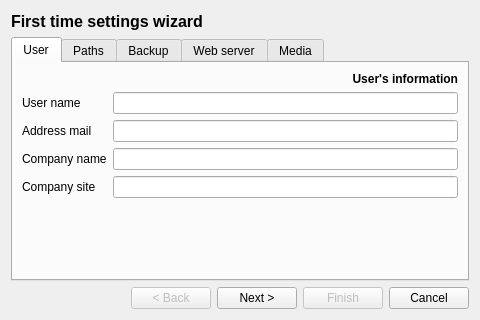
<?xml version="1.0" encoding="UTF-8"?>
<ui version="4.0">
 <class>Dialog</class>
 <widget class="QDialog" name="Dialog">
  <property name="geometry">
   <rect>
    <x>0</x>
    <y>0</y>
    <width>480</width>
    <height>320</height>
   </rect>
  </property>
  <property name="windowTitle">
   <string>Bside</string>
  </property>
  <layout class="QGridLayout" name="gridLayout">
   <item row="2" column="0">
    <widget class="QTabWidget" name="tabWidget">
     <property name="tabPosition">
      <enum>QTabWidget::North</enum>
     </property>
     <property name="currentIndex">
      <number>0</number>
     </property>
     <widget class="QWidget" name="tab_01">
      <attribute name="title">
       <string>User</string>
      </attribute>
      <layout class="QGridLayout" name="gridLayout_2">
       <item row="0" column="0">
        <layout class="QFormLayout" name="formLayout">
         <item row="1" column="0">
          <widget class="QLabel" name="label">
           <property name="text">
            <string>User name</string>
           </property>
          </widget>
         </item>
         <item row="2" column="0">
          <widget class="QLabel" name="label_2">
           <property name="text">
            <string>Address mail</string>
           </property>
          </widget>
         </item>
         <item row="2" column="1">
          <widget class="QLineEdit" name="txt_PROJECT_MAIL"/>
         </item>
         <item row="1" column="1">
          <widget class="QLineEdit" name="txt_PROJECT_USER_NAME"/>
         </item>
         <item row="3" column="0">
          <widget class="QLabel" name="label_3">
           <property name="text">
            <string>Company name</string>
           </property>
          </widget>
         </item>
         <item row="3" column="1">
          <widget class="QLineEdit" name="txt_PROJECT_COMPANY"/>
         </item>
         <item row="4" column="0">
          <widget class="QLabel" name="label_4">
           <property name="text">
            <string>Company site</string>
           </property>
          </widget>
         </item>
         <item row="4" column="1">
          <widget class="QLineEdit" name="txt_PROJECT_SITE"/>
         </item>
         <item row="0" column="1">
          <widget class="QLabel" name="label_5">
           <property name="font">
            <font>
             <weight>75</weight>
             <bold>true</bold>
            </font>
           </property>
           <property name="text">
            <string>User's information</string>
           </property>
           <property name="alignment">
            <set>Qt::AlignRight|Qt::AlignTrailing|Qt::AlignVCenter</set>
           </property>
          </widget>
         </item>
        </layout>
       </item>
      </layout>
     </widget>
     <widget class="QWidget" name="tab_02">
      <attribute name="title">
       <string>Paths</string>
      </attribute>
      <layout class="QGridLayout" name="gridLayout_3">
       <item row="0" column="0">
        <layout class="QFormLayout" name="formLayout_2">
         <item row="1" column="0">
          <widget class="QLabel" name="label_6">
           <property name="text">
            <string>Sources repository</string>
           </property>
          </widget>
         </item>
         <item row="1" column="1">
          <layout class="QHBoxLayout" name="horizontalLayout">
           <item>
            <widget class="QLineEdit" name="txt_BSIDE_REPOSITORY"/>
           </item>
           <item>
            <widget class="QPushButton" name="btn_BSIDE_REPOSITORY">
             <property name="text">
              <string>...</string>
             </property>
            </widget>
           </item>
          </layout>
         </item>
         <item row="2" column="0">
          <widget class="QLabel" name="label_7">
           <property name="text">
            <string>Python help file</string>
           </property>
          </widget>
         </item>
         <item row="2" column="1">
          <layout class="QHBoxLayout" name="horizontalLayout_2">
           <item>
            <widget class="QLineEdit" name="txt_BSIDE_PYTHON_HELP_FILE"/>
           </item>
           <item>
            <widget class="QPushButton" name="btn_BSIDE_PYTHON_HELP_FILE">
             <property name="text">
              <string>...</string>
             </property>
            </widget>
           </item>
          </layout>
         </item>
         <item row="3" column="0">
          <widget class="QLabel" name="label_8">
           <property name="text">
            <string>QtDesigner path</string>
           </property>
          </widget>
         </item>
         <item row="3" column="1">
          <layout class="QHBoxLayout" name="horizontalLayout_3">
           <item>
            <widget class="QLineEdit" name="txt_BSIDE_QTDESIGNER_PATH"/>
           </item>
           <item>
            <widget class="QPushButton" name="btn_BSIDE_QTDESIGNER_PATH">
             <property name="text">
              <string>...</string>
             </property>
            </widget>
           </item>
          </layout>
         </item>
         <item row="0" column="1">
          <widget class="QLabel" name="label_9">
           <property name="font">
            <font>
             <weight>75</weight>
             <bold>true</bold>
            </font>
           </property>
           <property name="text">
            <string>Specific paths</string>
           </property>
           <property name="alignment">
            <set>Qt::AlignRight|Qt::AlignTrailing|Qt::AlignVCenter</set>
           </property>
          </widget>
         </item>
        </layout>
       </item>
      </layout>
     </widget>
     <widget class="QWidget" name="tab_03">
      <attribute name="title">
       <string>Backup</string>
      </attribute>
      <layout class="QGridLayout" name="gridLayout_4">
       <item row="0" column="0">
        <layout class="QFormLayout" name="formLayout_3">
         <item row="1" column="0">
          <widget class="QLabel" name="label_10">
           <property name="text">
            <string>Backup enabled</string>
           </property>
          </widget>
         </item>
         <item row="1" column="1">
          <widget class="QCheckBox" name="chk_BACKUP_ENABLED">
           <property name="text">
            <string/>
           </property>
          </widget>
         </item>
         <item row="2" column="0">
          <widget class="QLabel" name="label_11">
           <property name="text">
            <string>Backup path</string>
           </property>
          </widget>
         </item>
         <item row="2" column="1">
          <layout class="QHBoxLayout" name="horizontalLayout_4">
           <item>
            <widget class="QLineEdit" name="txt_BACKUP_PATH"/>
           </item>
           <item>
            <widget class="QPushButton" name="btn_BACKUP_PATH">
             <property name="text">
              <string>...</string>
             </property>
            </widget>
           </item>
          </layout>
         </item>
         <item row="3" column="0">
          <widget class="QLabel" name="label_12">
           <property name="text">
            <string>History retains</string>
           </property>
          </widget>
         </item>
         <item row="3" column="1">
          <widget class="QSpinBox" name="spn_BACKUP_RETAINS"/>
         </item>
         <item row="0" column="1">
          <widget class="QLabel" name="label_13">
           <property name="font">
            <font>
             <weight>75</weight>
             <bold>true</bold>
            </font>
           </property>
           <property name="text">
            <string>Backup preferences</string>
           </property>
           <property name="alignment">
            <set>Qt::AlignRight|Qt::AlignTrailing|Qt::AlignVCenter</set>
           </property>
          </widget>
         </item>
        </layout>
       </item>
      </layout>
     </widget>
     <widget class="QWidget" name="tab_04">
      <attribute name="title">
       <string>Web server</string>
      </attribute>
      <layout class="QGridLayout" name="gridLayout_5">
       <item row="0" column="0">
        <layout class="QFormLayout" name="formLayout_4">
         <item row="1" column="0">
          <widget class="QLabel" name="label_14">
           <property name="text">
            <string>Web server enabled</string>
           </property>
          </widget>
         </item>
         <item row="1" column="1">
          <widget class="QCheckBox" name="chk_WEB_SERVER_ENABLED">
           <property name="text">
            <string/>
           </property>
          </widget>
         </item>
         <item row="0" column="1">
          <widget class="QLabel" name="label_15">
           <property name="font">
            <font>
             <weight>75</weight>
             <bold>true</bold>
            </font>
           </property>
           <property name="text">
            <string>Web server settings</string>
           </property>
           <property name="alignment">
            <set>Qt::AlignRight|Qt::AlignTrailing|Qt::AlignVCenter</set>
           </property>
          </widget>
         </item>
         <item row="2" column="0">
          <widget class="QLabel" name="label_16">
           <property name="text">
            <string>Web server address</string>
           </property>
          </widget>
         </item>
         <item row="2" column="1">
          <widget class="QLineEdit" name="txt_WEB_SERVER_ADDRESS"/>
         </item>
         <item row="3" column="0">
          <widget class="QLabel" name="label_17">
           <property name="text">
            <string>Web server port</string>
           </property>
          </widget>
         </item>
         <item row="3" column="1">
          <widget class="QSpinBox" name="spn_WEB_SERVER_PORT">
           <property name="maximum">
            <number>65535</number>
           </property>
          </widget>
         </item>
         <item row="4" column="0">
          <widget class="QLabel" name="label_18">
           <property name="text">
            <string>SSL enabled</string>
           </property>
          </widget>
         </item>
         <item row="4" column="1">
          <widget class="QCheckBox" name="chk_WEB_SSL_ENABLED">
           <property name="text">
            <string/>
           </property>
          </widget>
         </item>
         <item row="5" column="0">
          <widget class="QLabel" name="label_19">
           <property name="text">
            <string>SSL private key path</string>
           </property>
          </widget>
         </item>
         <item row="5" column="1">
          <layout class="QHBoxLayout" name="horizontalLayout_5">
           <item>
            <widget class="QLineEdit" name="txt_WEB_SSL_PRIVATE_KEY"/>
           </item>
           <item>
            <widget class="QPushButton" name="btn_WEB_SSL_PRIVATE_KEY">
             <property name="text">
              <string>...</string>
             </property>
            </widget>
           </item>
          </layout>
         </item>
         <item row="6" column="0">
          <widget class="QLabel" name="label_20">
           <property name="text">
            <string>SSL certificate path</string>
           </property>
          </widget>
         </item>
         <item row="6" column="1">
          <layout class="QHBoxLayout" name="horizontalLayout_6">
           <item>
            <widget class="QLineEdit" name="txt_WEB_SSL_CERTIFICATE"/>
           </item>
           <item>
            <widget class="QPushButton" name="btn_WEB_SSL_CERTIFICATE">
             <property name="text">
              <string>...</string>
             </property>
            </widget>
           </item>
          </layout>
         </item>
        </layout>
       </item>
      </layout>
     </widget>
     <widget class="QWidget" name="tab_05">
      <attribute name="title">
       <string>Media</string>
      </attribute>
      <layout class="QGridLayout" name="gridLayout_6">
       <item row="0" column="0">
        <layout class="QFormLayout" name="formLayout_5">
         <item row="1" column="0">
          <widget class="QLabel" name="label_21">
           <property name="text">
            <string>Audio files path</string>
           </property>
          </widget>
         </item>
         <item row="1" column="1">
          <layout class="QHBoxLayout" name="horizontalLayout_7">
           <item>
            <widget class="QLineEdit" name="txt_PLAYER_A_FOLDER"/>
           </item>
           <item>
            <widget class="QPushButton" name="btn_PLAYER_A_FOLDER">
             <property name="text">
              <string>...</string>
             </property>
            </widget>
           </item>
          </layout>
         </item>
         <item row="2" column="0">
          <widget class="QLabel" name="label_22">
           <property name="text">
            <string>Video files path</string>
           </property>
          </widget>
         </item>
         <item row="2" column="1">
          <layout class="QHBoxLayout" name="horizontalLayout_8">
           <item>
            <widget class="QLineEdit" name="txt_PLAYER_V_FOLDER"/>
           </item>
           <item>
            <widget class="QPushButton" name="btn_PLAYER_V_FOLDER">
             <property name="text">
              <string>...</string>
             </property>
            </widget>
           </item>
          </layout>
         </item>
         <item row="0" column="1">
          <widget class="QLabel" name="label_24">
           <property name="font">
            <font>
             <weight>75</weight>
             <bold>true</bold>
            </font>
           </property>
           <property name="text">
            <string>Media player sources</string>
           </property>
           <property name="alignment">
            <set>Qt::AlignRight|Qt::AlignTrailing|Qt::AlignVCenter</set>
           </property>
          </widget>
         </item>
        </layout>
       </item>
      </layout>
     </widget>
    </widget>
   </item>
   <item row="1" column="0">
    <layout class="QHBoxLayout" name="horizontalLayout_9">
     <item>
      <widget class="QLabel" name="label_23">
       <property name="font">
        <font>
         <pointsize>12</pointsize>
         <weight>75</weight>
         <bold>true</bold>
        </font>
       </property>
       <property name="text">
        <string>First time settings wizard</string>
       </property>
       <property name="alignment">
        <set>Qt::AlignLeading|Qt::AlignLeft|Qt::AlignVCenter</set>
       </property>
      </widget>
     </item>
     <item>
      <spacer name="horizontalSpacer">
       <property name="orientation">
        <enum>Qt::Horizontal</enum>
       </property>
       <property name="sizeHint" stdset="0">
        <size>
         <width>40</width>
         <height>20</height>
        </size>
       </property>
      </spacer>
     </item>
     <item>
      <widget class="QLabel" name="label_25">
       <property name="text">
        <string/>
       </property>
       <property name="pixmap">
        <pixmap>pix/bside_24x24.png</pixmap>
       </property>
       <property name="alignment">
        <set>Qt::AlignRight|Qt::AlignTrailing|Qt::AlignVCenter</set>
       </property>
      </widget>
     </item>
    </layout>
   </item>
   <item row="3" column="0">
    <layout class="QHBoxLayout" name="horizontalLayout_10">
     <item>
      <spacer name="horizontalSpacer_2">
       <property name="orientation">
        <enum>Qt::Horizontal</enum>
       </property>
       <property name="sizeHint" stdset="0">
        <size>
         <width>40</width>
         <height>20</height>
        </size>
       </property>
      </spacer>
     </item>
     <item>
      <widget class="QPushButton" name="btnBack">
       <property name="enabled">
        <bool>false</bool>
       </property>
       <property name="text">
        <string>&lt; Back</string>
       </property>
      </widget>
     </item>
     <item>
      <widget class="QPushButton" name="btnNext">
       <property name="text">
        <string>Next &gt;</string>
       </property>
      </widget>
     </item>
     <item>
      <widget class="QPushButton" name="btnFinish">
       <property name="enabled">
        <bool>false</bool>
       </property>
       <property name="text">
        <string>Finish</string>
       </property>
      </widget>
     </item>
     <item>
      <widget class="QPushButton" name="btnCancel">
       <property name="text">
        <string>Cancel</string>
       </property>
      </widget>
     </item>
    </layout>
   </item>
  </layout>
 </widget>
 <resources/>
 <connections/>
</ui>
